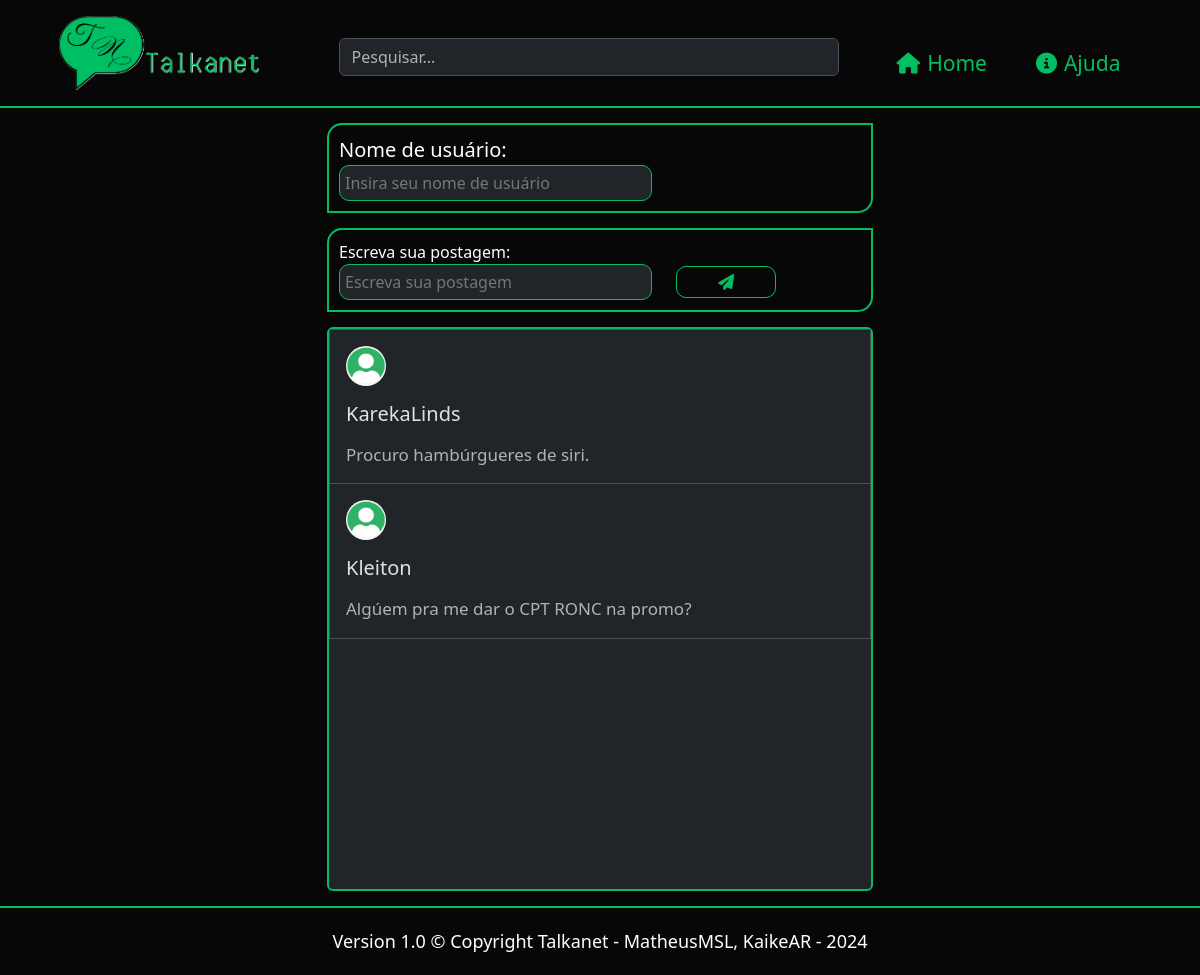
Before: / with the older database file.
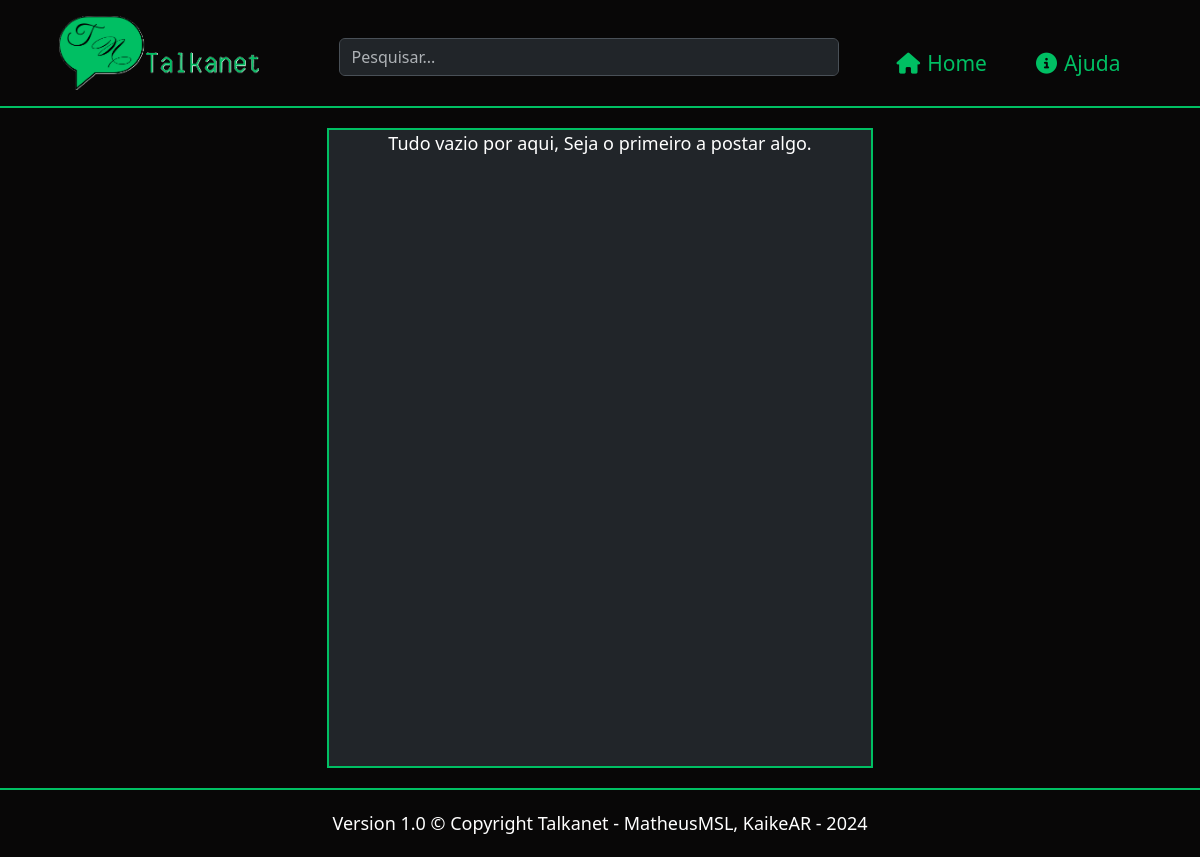
After: the same page with the newer database file.
### tables this page shows
CREATE TABLE `post` (
  `id` int(10) UNSIGNED NOT NULL,
  `username` varchar(50) DEFAULT NULL,
  `content` varchar(500) DEFAULT NULL
);

### config/process.php (called while the page is built, shortened)
<?php
    include_once("connection.php");
    include_once("url.php");
    $query = "SELECT * FROM post";
    $stmt = $conn->prepare($query);
    $stmt->execute();
    $posts = $stmt->fetchAll();
?>

### config/url.php (called while the page is built)
<?php
    $BASE_URL = "http://" . $_SERVER['SERVER_NAME'] . dirname($_SERVER["REQUEST_URI"]. '?') . '/';
?>

### index.php (the view, shortened to what this page needs)
<?php
    include_once("templates/header.php");
?>
    <main>
        <?php if(count($posts) > 0): ?>
            <div class="send-post-container">
            <form id="send-post" action="<?php $BASE_URL ?>config/process.php" method="POST">
                <div class="send-section">
                    <label for="uname" class="send-label" id="user-label">Nome de usuário:</label>
                    <input class="send-box" id="uname" name="username" placeholder="Insira seu nome de usuário" required autocomplete="username">
                </div>
                <div class="send-section">
                    <label for="ctnt" class="send-label">Escreva sua postagem:</label>
                    <input class="send-box" id="ctnt" name="content" placeholder="Escreva sua postagem" required autocomplete="off">
                    <button type="submit" id="send-submit"><i class="fa-solid fa-paper-plane"></i></button>
                </div>
            </form>
        </div>
            <div class="d-flex flex-column flex-md-row gap-4 align-items-center justify-content-center">
                <div class="list-group">
                        <div id="posts-container">
                            <?php foreach ($posts as $post): ?>
                                <a href="#" class="list-group-item list-group-item-action d-flex gap-3 py-3">
                                    <img src="<?= $BASE_URL ?>img/profile.png" alt="Perfil" class="rounded-circle flex-shrink-0" id="profile-icon">
                                    <h6 class="mb-0" id="post-uname"><?= $post["username"] ?></h6>
                                    <p class="mb-0 opacity-75" id="post-content"><?= $post["content"] ?></p>
                                </a>
                            <?php endforeach; ?>
                        </div>
                </div>
            </div>
        <?php else: ?>
            <div class="empty-list-container">
                <p id="empty-list-text">Tudo vazio por aqui, Seja o primeiro a postar algo.</p>
            </div>
        <?php endif; ?>
    </main>
<?php
    include_once("templates/footer.php");
?>

### templates/header.php (shortened to what this page needs)
<?php
	include_once("config/url.php");
	include_once("config/process.php");
?>
<!DOCTYPE html>
<html lang="pt-BR" data-bs-theme="dark">
	<head>
        <link rel="stylesheet" href="css/reset.css">
		<link rel="stylesheet" href="css/style.css">
        <link href="https://cdn.jsdelivr.net/npm/bootstrap@5.3.3/dist/css/bootstrap.min.css" rel="stylesheet">
        <link rel="stylesheet" href="https://cdnjs.cloudflare.com/ajax/libs/font-awesome/6.7.1/css/all.min.css" />
	</head>
	<body>
		<section class="page-control">
			<section class="header-wrapper">
				<header class="d-flex flex-wrap justify-content-center py-3" id="header">
					<div class="logo">
						<a href="index.php" class="d-flex align-items-center mb-3 mb-md-0 me-md-auto link-body-emphasis text-decoration-none">
							<img src="img/Talka.png" width="200px"></img>
						</a>
					</div>
					<div class="search-container">
						<form class="w-100 me-4" role="search">
							<input type="search" class="form-control"  id="search-input" name="search" placeholder="Pesquisar..." aria-label="Search">
						</form>
					</div>
					<ul class="nav nav-pills" id="navbar">
						<li class="nav-item"><a href="index.php" class="nav-link"><span class="text"><i class="fa-solid fa-house"></i>Home</span></a></li>
						<li class="nav-item"><a href="help.php" class="nav-link"><span class="text"><i class="fa-solid fa-circle-info"></i>Ajuda</span></a></li>
					</ul>
				</header>
			</section>

### templates/footer.php
<div class="footer-container">
    <footer id="footer">
        <div class="container">
            <span id="footer-content">Version 1.0 &copy; Copyright Talkanet - MatheusMSL, KaikeAR - 2024</span>
        </div>
    </footer>
</div>
</section>
</body>
</html>

### css/style.css (style rules this page uses)
.page-control { min-height: 100vh; margin: 0; background-color: #080707; }
.header-wrapper { width: 100%; }
#header { min-height: 50px; border-bottom: 2px solid rgb(0, 191, 99); font-size: 21px; }
.logo { width: 250px; }
.search-container { height: 30px; margin: auto 30px; border-radius: 12px; width: 500px; }
#navbar a { color: rgb(0, 191, 99); }
.nav-item { height: 30px; margin: auto 5px; }
#navbar i { margin: 7px; }
.text { padding-bottom: 5px; }
main { width: 65%; max-height: max-content; margin: 0 auto 15px auto; }
.empty-list-container { margin: 20px auto; min-height: 80vh; width: 70%; height: max-content; background-color: rgb(33, 37, 41); border: 2px solid rgb(0, 191, 99); font-size: 18px; }
#empty-list-text { font-size: 18px; text-align: center; color: #FFFFFF; }
.footer-container { width: 100%; }
footer { min-height: 50px; font-size: 18px; padding: 20px; text-align: center; border-top: 2px solid rgb(0, 191, 99); color: #FFFFFF; }
.send-post-container { margin: 0 auto; width: 70%; color: #FFFFFF; }
.send-section { border: 2px solid rgb(0, 191, 99); border-top-left-radius: 15px; border-bottom-right-radius: 15px; margin: 15px auto; width: 100%; padding: 10px; }
.send-section #user-label { font-size: 20px; }
.send-label { margin-right: 20px; }
.send-box { width: 60%; padding: 5px; background-color: rgb(33, 37, 41); border: 1px solid rgb(0, 191, 99); border-radius: 10px; margin-right: 20px; }
#send-submit { background: none; color: rgb(0, 191, 99); border: 1px solid rgb(0, 191, 99); border-radius: 10px; width: 100px; padding: 3px; }
.list-group { width: 70%; height: max-content; background-color: rgb(33, 37, 41); border: 2px solid rgb(0, 191, 99); font-size: 18px; }
#posts-container { min-height: 70vh; }
#posts-container a { flex-direction: column; }
#profile-icon { width: 40px; height: 40px; }
#post-uname { font-size: 20px; align-self: stretch; }
#post-content { font-size: 17px; }

Changed rows visible on the page:
removed post: username "KarekaLinds", content "Procuro hambúrgueres de siri."
removed post: username "Kleiton", content "Algúem pra me dar o CPT RONC na promo?"
Other visible differences:
text no longer shown: "Nome de usuário: Escreva sua postagem:"
text now shown: "Tudo vazio por aqui, Seja o primeiro a postar algo."
